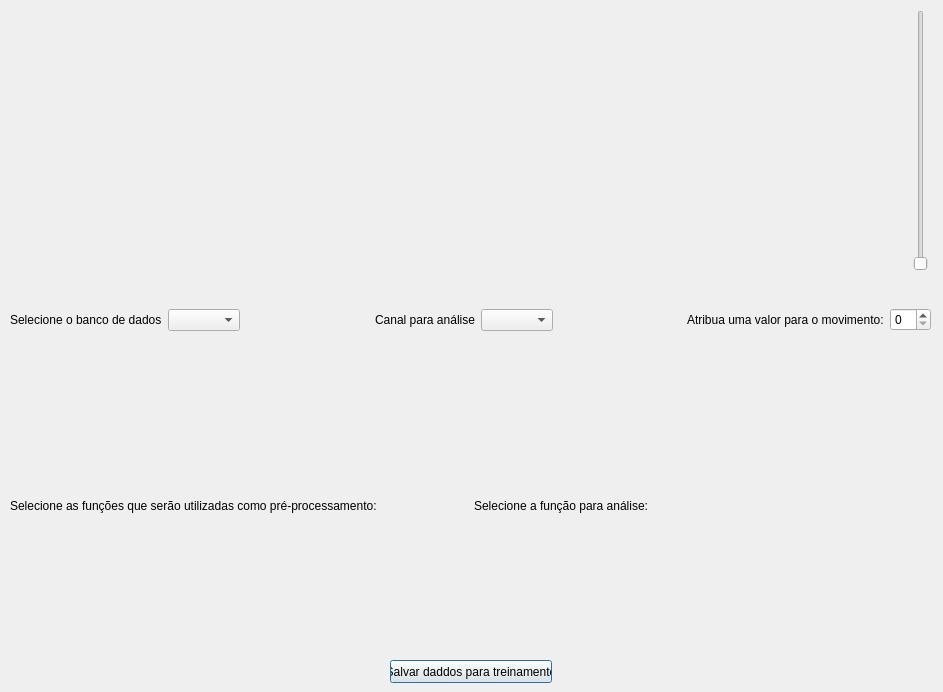
<?xml version="1.0" encoding="UTF-8"?>
<ui version="4.0">
 <class>Dialog</class>
 <widget class="QDialog" name="Dialog">
  <property name="geometry">
   <rect>
    <x>0</x>
    <y>0</y>
    <width>943</width>
    <height>692</height>
   </rect>
  </property>
  <property name="windowTitle">
   <string>Dialog</string>
  </property>
  <widget class="PlotWidget" name="PlotWidget" native="true">
   <property name="geometry">
    <rect>
     <x>0</x>
     <y>0</y>
     <width>891</width>
     <height>261</height>
    </rect>
   </property>
  </widget>
  <widget class="QSlider" name="verticalSliderBias">
   <property name="geometry">
    <rect>
     <x>910</x>
     <y>10</y>
     <width>22</width>
     <height>261</height>
    </rect>
   </property>
   <property name="maximum">
    <number>1</number>
   </property>
   <property name="singleStep">
    <number>0</number>
   </property>
   <property name="orientation">
    <enum>Qt::Vertical</enum>
   </property>
  </widget>
  <widget class="QWidget" name="horizontalLayoutWidget_3">
   <property name="geometry">
    <rect>
     <x>10</x>
     <y>280</y>
     <width>921</width>
     <height>80</height>
    </rect>
   </property>
   <layout class="QHBoxLayout" name="horizontalLayout_3">
    <item>
     <layout class="QHBoxLayout" name="horizontalLayout_5">
      <item>
       <widget class="QLabel" name="label_5">
        <property name="text">
         <string>Selecione o banco de dados</string>
        </property>
       </widget>
      </item>
      <item>
       <widget class="QComboBox" name="comboBoxDatabaseColumns"/>
      </item>
     </layout>
    </item>
    <item>
     <spacer name="horizontalSpacer_2">
      <property name="orientation">
       <enum>Qt::Horizontal</enum>
      </property>
      <property name="sizeHint" stdset="0">
       <size>
        <width>40</width>
        <height>20</height>
       </size>
      </property>
     </spacer>
    </item>
    <item>
     <layout class="QHBoxLayout" name="horizontalLayout">
      <item>
       <widget class="QLabel" name="label">
        <property name="text">
         <string>Canal para análise</string>
        </property>
       </widget>
      </item>
      <item>
       <widget class="QComboBox" name="comboBoxChannel"/>
      </item>
     </layout>
    </item>
    <item>
     <spacer name="horizontalSpacer">
      <property name="orientation">
       <enum>Qt::Horizontal</enum>
      </property>
      <property name="sizeHint" stdset="0">
       <size>
        <width>40</width>
        <height>20</height>
       </size>
      </property>
     </spacer>
    </item>
    <item>
     <layout class="QHBoxLayout" name="horizontalLayout_2">
      <item>
       <widget class="QLabel" name="label_2">
        <property name="text">
         <string>Atribua uma valor para o movimento:</string>
        </property>
       </widget>
      </item>
      <item>
       <widget class="QSpinBox" name="spinBoxMovement"/>
      </item>
     </layout>
    </item>
   </layout>
  </widget>
  <widget class="QWidget" name="horizontalLayoutWidget">
   <property name="geometry">
    <rect>
     <x>10</x>
     <y>370</y>
     <width>921</width>
     <height>271</height>
    </rect>
   </property>
   <layout class="QHBoxLayout" name="horizontalLayout_4">
    <item>
     <layout class="QVBoxLayout" name="verticalLayoutPreprocessingFunctions">
      <item>
       <widget class="QLabel" name="label_3">
        <property name="text">
         <string>Selecione as funções que serão utilizadas como pré-processamento:</string>
        </property>
       </widget>
      </item>
     </layout>
    </item>
    <item>
     <layout class="QVBoxLayout" name="verticalLayoutPreprocessingFunctionsAnalyse">
      <item>
       <widget class="QLabel" name="label_4">
        <property name="text">
         <string>Selecione a função para análise:</string>
        </property>
       </widget>
      </item>
     </layout>
    </item>
   </layout>
  </widget>
  <widget class="QPushButton" name="pushButton">
   <property name="geometry">
    <rect>
     <x>390</x>
     <y>660</y>
     <width>162</width>
     <height>23</height>
    </rect>
   </property>
   <property name="text">
    <string>Salvar daddos para treinamento</string>
   </property>
  </widget>
 </widget>
 <customwidgets>
  <customwidget>
   <class>PlotWidget</class>
   <extends>QWidget</extends>
   <header location="global">plotwidget.h</header>
   <container>1</container>
  </customwidget>
 </customwidgets>
 <resources/>
 <connections/>
</ui>
